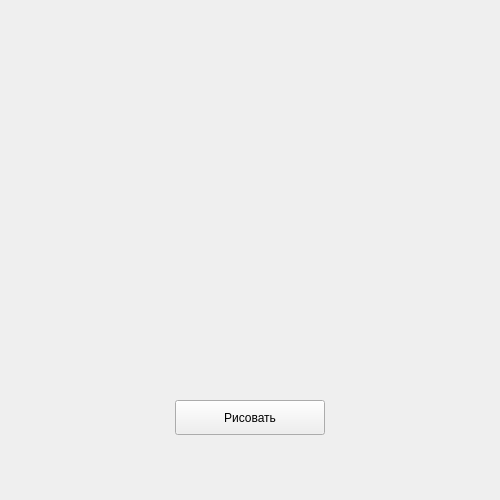
<?xml version="1.0" encoding="UTF-8"?>
<ui version="4.0">
 <class>MainWindow</class>
 <widget class="QMainWindow" name="MainWindow">
  <property name="geometry">
   <rect>
    <x>0</x>
    <y>0</y>
    <width>500</width>
    <height>500</height>
   </rect>
  </property>
  <property name="windowTitle">
   <string>python</string>
  </property>
  <widget class="QWidget" name="centralwidget">
   <widget class="QPushButton" name="pushButton">
    <property name="geometry">
     <rect>
      <x>175</x>
      <y>400</y>
      <width>150</width>
      <height>35</height>
     </rect>
    </property>
    <property name="text">
     <string>Рисовать</string>
    </property>
   </widget>
  </widget>
 </widget>
 <resources/>
 <connections/>
</ui>
